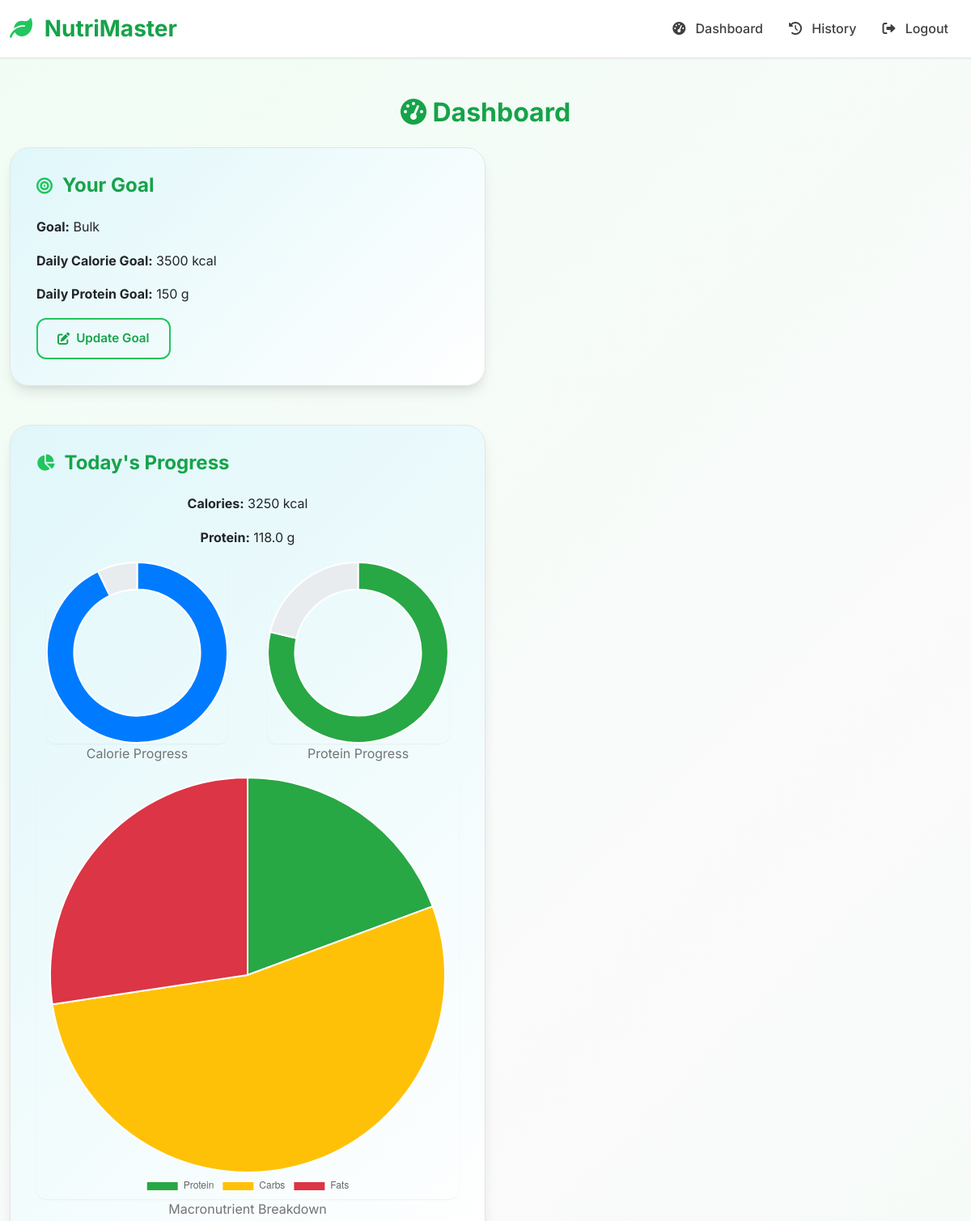
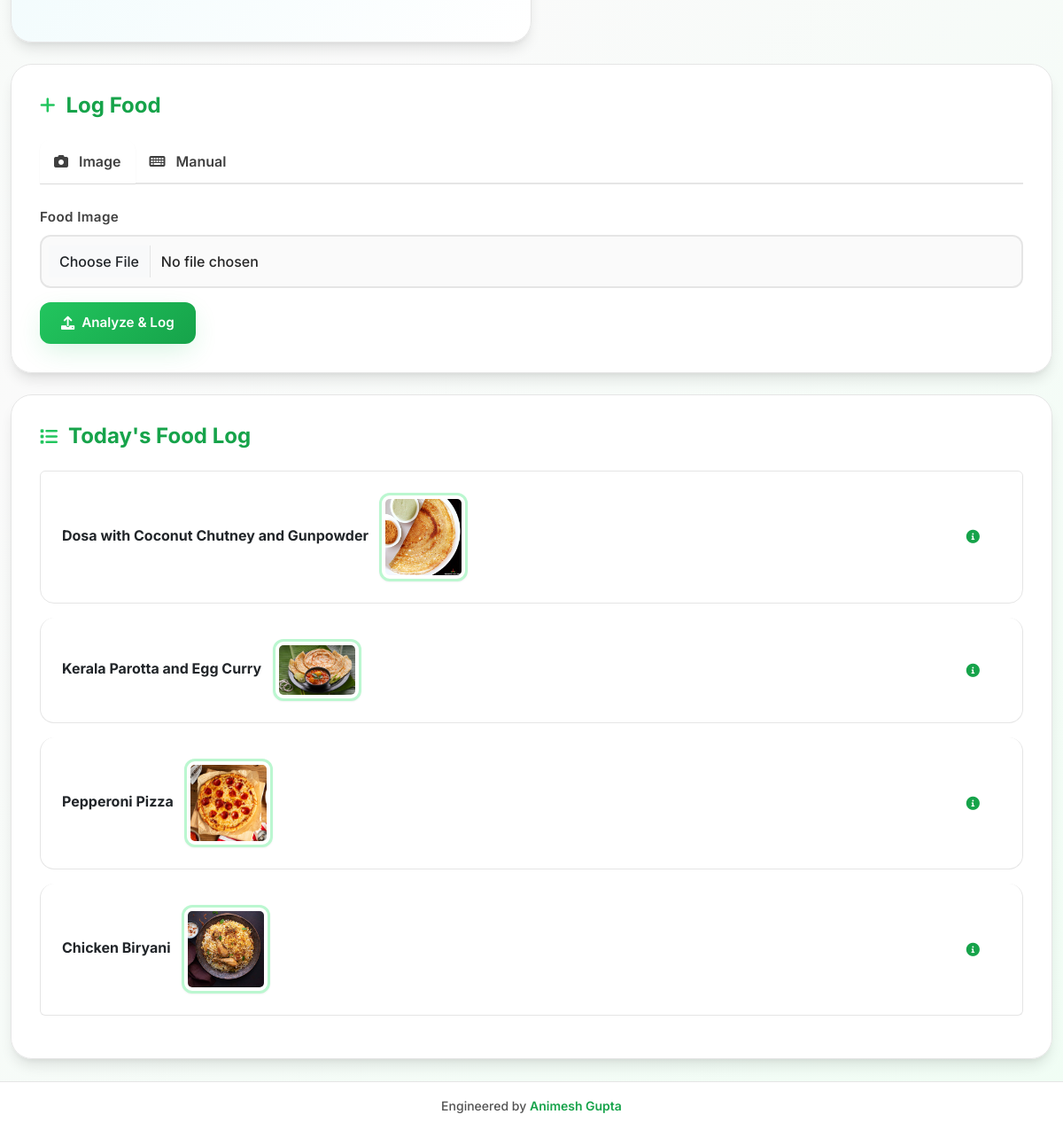
The app's page /dashboard (signed in) with its own data (2 pictures, top to bottom).
### tables this page shows
CREATE TABLE goals (
        user_id INTEGER,
        goal_type TEXT,
        daily_calories INTEGER,
        daily_protein INTEGER,
        FOREIGN KEY (user_id) REFERENCES users(id)
    );

CREATE TABLE food_logs (
        id INTEGER PRIMARY KEY AUTOINCREMENT,
        user_id INTEGER,
        date TEXT,
        food_name TEXT,
        calories INTEGER,
        protein REAL,
        carbs REAL,
        fats REAL,
        vitamins TEXT,
        minerals TEXT,
        image_path TEXT,
        FOREIGN KEY (user_id) REFERENCES users(id)
    );

### app.py (the view, shortened to what this page needs)
@app.route('/dashboard', methods=['GET', 'POST'])
def dashboard():
    if 'user_id' not in session:
        return redirect(url_for('login'))
    conn = get_db()
    c = conn.cursor()
    c.execute('SELECT * FROM goals WHERE user_id = ?', (session['user_id'],))
    goal = c.fetchone()
    today = date.today().isoformat()
    c.execute('SELECT * FROM food_logs WHERE user_id = ? AND date = ?', (session['user_id'], today))
    food_logs = c.fetchall()
    total_calories = sum(log['calories'] for log in food_logs)
    total_protein = sum(log['protein'] for log in food_logs)
    total_carbs = sum(log['carbs'] for log in food_logs)
    total_fats = sum(log['fats'] for log in food_logs)
    conn.close()
    return render_template('dashboard.html', goal=goal, food_logs=food_logs, total_calories=total_calories,
                          total_protein=total_protein, total_carbs=total_carbs, total_fats=total_fats)

### app.py (called while the page is built)
def get_db():
    conn = sqlite3.connect('database.db')
    conn.row_factory = sqlite3.Row
    return conn

### templates/dashboard.html (shortened to what this page needs)
{% extends 'base.html' %}
{% block content %}
<h2 class="text-center mb-4 text-primary" style="animation: fadeIn 1s;"><i class="fas fa-tachometer-alt"></i> Dashboard</h2>
<div class="row">
    <div class="col-md-6">
        <div class="card shadow mb-4" style="background: linear-gradient(135deg, #e0f7fa, #ffffff); animation: fadeIn 1s;">
            <div class="card-body">
                <h3 class="card-title text-primary"><i class="fas fa-bullseye"></i> Your Goal</h3>
                <p><strong>Goal:</strong> {{ goal['goal_type'] | capitalize if goal['goal_type'] else 'Not Set' }}</p>
                <p><strong>Daily Calorie Goal:</strong> {{ goal['daily_calories'] }} kcal</p>
                <p><strong>Daily Protein Goal:</strong> {{ goal['daily_protein'] }} g</p>
                <a href="{{ url_for('update_goal') }}" class="btn btn-outline-primary"><i class="fas fa-edit"></i> Update Goal</a>
            </div>
        </div>
    </div>
    <div class="col-md-6">
        <div class="card shadow mb-4" style="background: linear-gradient(135deg, #e0f7fa, #ffffff); animation: fadeIn 1s;">
            <div class="card-body text-center">
                <h3 class="card-title text-primary"><i class="fas fa-chart-pie"></i> Today's Progress</h3>
                <p><strong>Calories:</strong> <span id="total_calories">{{ total_calories }}</span> kcal</p>
                <p><strong>Protein:</strong> <span id="total_protein">{{ total_protein }}</span> g</p>
                <div class="row">
                    <div class="col">
                        <canvas id="calorieChart" width="150" height="150"></canvas>
                        <p class="text-muted">Calorie Progress</p>
                    </div>
                    <div class="col">
                        <canvas id="proteinChart" width="150" height="150"></canvas>
                        <p class="text-muted">Protein Progress</p>
                    </div>
                </div>
                <canvas id="macroChart" width="200" height="200"></canvas>
                <p class="text-muted">Macronutrient Breakdown</p>
            </div>
        </div>
    </div>
</div>
<div class="card shadow mb-4" style="animation: fadeIn 1s;">
    <div class="card-body">
        <h3 class="card-title text-primary"><i class="fas fa-plus"></i> Log Food</h3>
        <ul class="nav nav-tabs" id="logTab" role="tablist">
            <li class="nav-item">
                <a class="nav-link active" id="image-tab" data-bs-toggle="tab" href="#image" role="tab"><i class="fas fa-camera"></i> Image</a>
            </li>
            <li class="nav-item">
                <a class="nav-link" id="manual-tab" data-bs-toggle="tab" href="#manual" role="tab"><i class="fas fa-keyboard"></i> Manual</a>
            </li>
        </ul>
        <div class="tab-content mt-3">
            <div class="tab-pane fade show active" id="image" role="tabpanel">
                <form method="POST" enctype="multipart/form-data">
                    <div class="mb-3">
                        <label for="food_image" class="form-label">Food Image</label>
                        <input type="file" class="form-control" id="food_image" name="food_image" accept="image/*" required>
                    </div>
                    <button type="submit" class="btn btn-primary"><i class="fas fa-upload"></i> Analyze & Log</button>
                </form>
            </div>
        </div>
    </div>
</div>
<div class="card shadow" style="animation: fadeIn 1s;">
    <div class="card-body">
        <h3 class="card-title text-primary"><i class="fas fa-list"></i> Today's Food Log</h3>
        <ul class="list-group">
            {% for log in food_logs %}
                <li class="list-group-item" style="transition: all 0.3s;">
                    <div class="d-flex justify-content-between align-items-center">
                        <div>
                            <strong>{{ log['food_name'] }}</strong>
                            {% if log['image_path'] %}
                                <img src="{{ url_for('static', filename=log['image_path'].replace('static/', '')) }}" alt="{{ log['food_name'] }}" class="img-thumbnail ms-2" style="max-width: 100px; max-height: 100px; object-fit: cover;">
                            {% else %}
                                <p class="ms-2">No image available</p>
                            {% endif %}
                        </div>
                        <button class="btn btn-link text-primary" data-bs-toggle="collapse" data-bs-target="#details-{{ log['id'] }}"><i class="fas fa-info-circle"></i></button>
                    </div>
                </li>
            {% endfor %}
        </ul>
    </div>
</div>
<script>
    const calorieCtx = document.getElementById('calorieChart').getContext('2d');
    const proteinCtx = document.getElementById('proteinChart').getContext('2d');
    const macroCtx = document.getElementById('macroChart').getContext('2d');
    new Chart(calorieCtx, {
        type: 'doughnut',
        data: {
            labels: ['Consumed', 'Remaining'],
            datasets: [{
                data: [{{ total_calories }}, {{ goal['daily_calories'] - total_calories if goal else 0 }}],
                backgroundColor: ['#007bff', '#e9ecef'],
                borderWidth: 2
            }]
        },
        options: { cutout: '70%', plugins: { legend: { display: false } }, animation: { duration: 1000 } }
    });
    new Chart(proteinCtx, {
        type: 'doughnut',
        data: {
            labels: ['Consumed', 'Remaining'],
            datasets: [{
                data: [{{ total_protein }}, {{ goal['daily_protein'] - total_protein if goal else 0 }}],
                backgroundColor: ['#28a745', '#e9ecef'],
                borderWidth: 2
            }]
        },
        options: { cutout: '70%', plugins: { legend: { display: false } }, animation: { duration: 1000 } }
    });
    new Chart(macroCtx, {
        type: 'pie',
        data: {
            labels: ['Protein', 'Carbs', 'Fats'],
            datasets: [{
                data: [{{ total_protein }}, {{ total_carbs }}, {{ total_fats }}],
                backgroundColor: ['#28a745', '#ffc107', '#dc3545'],
                borderWidth: 2
            }]
        },
        options: { plugins: { legend: { position: 'bottom' } }, animation: { duration: 1000 } }
    });
</script>
{% endblock %}

### templates/base.html (shortened to what this page needs)
<!DOCTYPE html>
<html lang="en">
<head>
    <link href="https://cdn.jsdelivr.net/npm/bootstrap@5.3.3/dist/css/bootstrap.min.css" rel="stylesheet">
    <link rel="stylesheet" href="https://cdnjs.cloudflare.com/ajax/libs/font-awesome/6.0.0-beta3/css/all.min.css">
    <link rel="stylesheet" href="{{ url_for('static', filename='css/style.css') }}">
    <link rel="stylesheet" href="https://cdn.jsdelivr.net/npm/flatpickr/dist/flatpickr.min.css">
</head>
<body>
    <nav class="navbar navbar-expand-lg">
        <div class="container">
            <a class="navbar-brand" href="{{ url_for('dashboard') }}">
                <i class="fas fa-leaf"></i> NutriMaster
            </a>
            <div class="collapse navbar-collapse" id="navbarNav">
                <ul class="navbar-nav ms-auto">
                    {% if 'user_id' in session %}
                        <li class="nav-item">
                            <a class="nav-link" href="{{ url_for('dashboard') }}">
                                <i class="fas fa-tachometer-alt"></i> Dashboard
                            </a>
                        </li>
                        <li class="nav-item">
                            <a class="nav-link" href="{{ url_for('history') }}">
                                <i class="fas fa-history"></i> History
                            </a>
                        </li>
                        <li class="nav-item">
                            <a class="nav-link" href="{{ url_for('logout') }}">
                                <i class="fas fa-sign-out-alt"></i> Logout
                            </a>
                        </li>
                    {% endif %}
                </ul>
            </div>
        </div>
    </nav>
    <div class="container mt-5">
        {% block content %}{% endblock %}
    </div>
    <footer class="footer-credit">
        <div class="container">
            Engineered by <a href="#" class="engineer-credit">Animesh Gupta</a>
        </div>
    </footer>
</body>
</html>

### records on screen
goals: goal_type "Bulk", daily_calories "3500", daily_protein "150"
food_logs: food_name "Dosa with Coconut Chutney and Gunpowder", image_path (picture)
food_logs: food_name "Kerala Parotta and Egg Curry", image_path (picture)
food_logs: food_name "Pepperoni Pizza", image_path (picture)
food_logs: food_name "Chicken Biryani", image_path (picture)

### other values on screen
{{ total_calories }} "3250"
{{ total_protein }} "118.0"
chart data {{ total_calories }} 3250
chart data {{ goal['daily_calories'] - total_calories if goal else 0 }} 250
chart data {{ total_protein }} 118.0
chart data {{ goal['daily_protein'] - total_protein if goal else 0 }} 32.0
